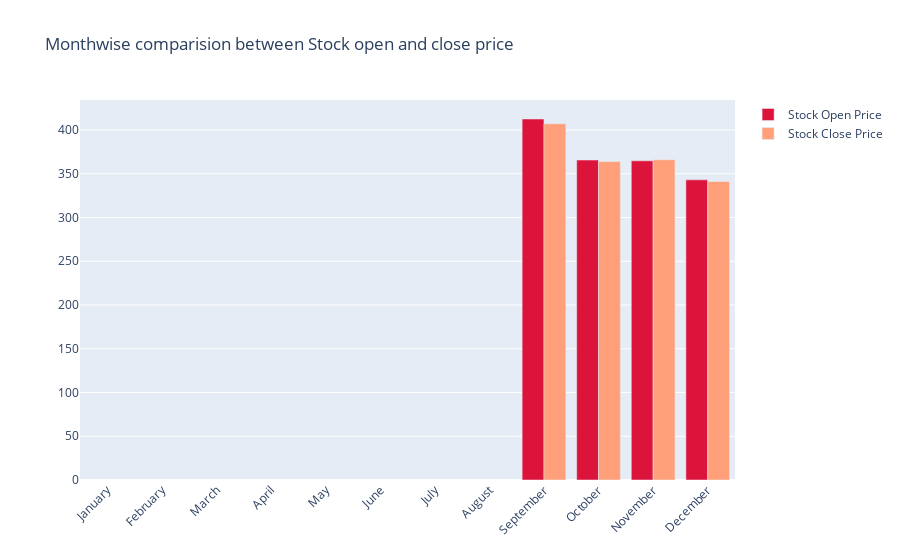

The cell this chart's notebook holds for it:
### Code cell
import plotly.graph_objects as go
fig = go.Figure()

fig.add_trace(go.Bar(
    x=monthvise.index,
    y=monthvise['open'],
    name='Stock Open Price',
    marker_color='crimson'
))
fig.add_trace(go.Bar(
    x=monthvise.index,
    y=monthvise['close'],
    name='Stock Close Price',
    marker_color='lightsalmon'
))

fig.update_layout(barmode='group', xaxis_tickangle=-45,
                  title='Monthwise comparision between Stock open and close price')
fig.show()

### Figure 1 — Plotly figure (JSON) as saved in the notebook; plotly's stock layout.template omitted (floating-point values rounded to 4 significant figures)
{"data": [{"marker": {"color": "crimson"}, "name": "Stock Open Price", "x": ["January", "February", "March", "April", "May", "June", "July", "August", "September", "October", "November", "December"], "y": [null, null, null, null, null, null, null, null, 412.7, 365.7, 364.9, 343.1], "type": "bar"}, {"marker": {"color": "lightsalmon"}, "name": "Stock Close Price", "x": ["January", "February", "March", "April", "May", "June", "July", "August", "September", "October", "November", "December"], "y": [null, null, null, null, null, null, null, null, 407.2, 364.1, 366.1, 341.3], "type": "bar"}], "layout": {"xaxis": {"tickangle": -45}, "barmode": "group", "title": {"text": "Monthwise comparision between Stock open and close price"}}}
